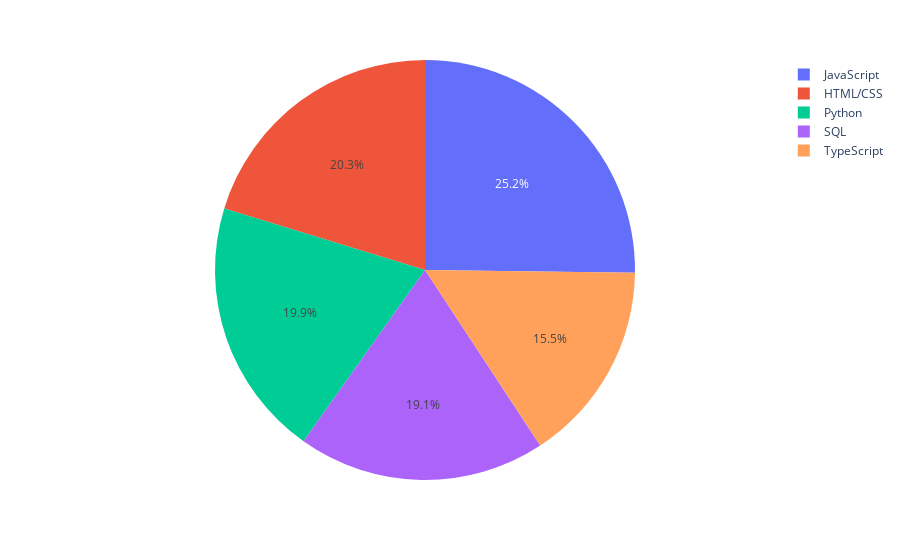

The cell this chart's notebook holds for it:
### Code cell
query='SELECT LANGUAGEDESIRENEXTYEAR , COUNT(*) AS COUNT FROM LANGUAGEDESIRENEXTYEAR GROUP BY LANGUAGEDESIRENEXTYEAR ORDER BY count DESC LIMIT 5'
ddf=pd.read_sql_query(query,conn)

fig=px.pie(ddf,values='COUNT',names='LanguageDesireNextYear')
fig.show()

### Figure 1 — Plotly figure (JSON) as saved in the notebook; plotly's stock layout.template omitted (floating-point values rounded to 4 significant figures)
{"data": [{"domain": {"x": [0, 1], "y": [0, 1]}, "hovertemplate": "LanguageDesireNextYear=%{label}<br>COUNT=%{value}<extra></extra>", "labels": ["JavaScript", "HTML/CSS", "Python", "SQL", "TypeScript"], "legendgroup": "", "name": "", "showlegend": true, "type": "pie", "values": [6630, 5328, 5239, 5012, 4088]}], "layout": {"legend": {"tracegroupgap": 0}, "margin": {"t": 60}}}
